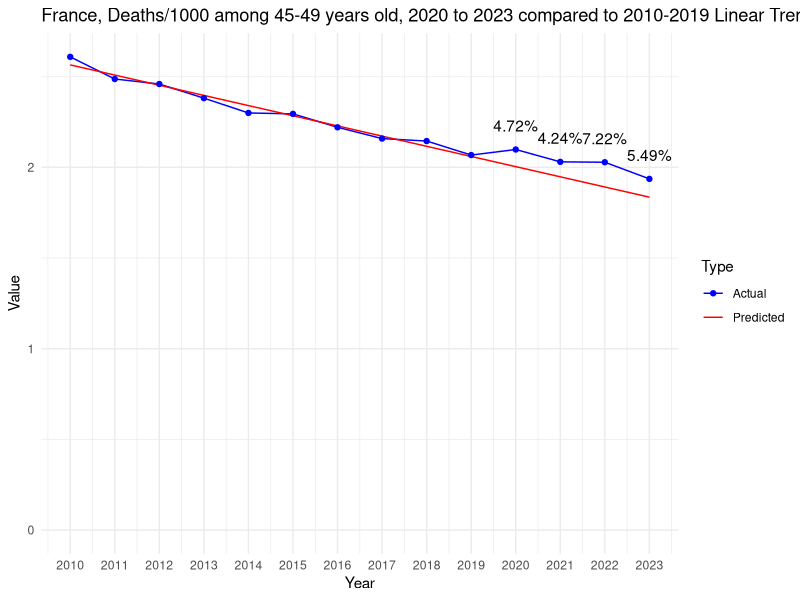

Write the R code that produced this figure.
# Load necessary libraries
library(dplyr)
library(readr)
library(ggplot2)

# Defines the data as a named vector
data <- c(
`2010` = 2.60911968219428, `2011` = 2.48706743182461, `2012` = 2.45937467713753, `2013` = 2.38146785018402, `2014` = 2.29994727195119,
`2015` = 2.29486051410941, `2016` = 2.22076688763804, `2017` = 2.15861962233686, `2018` = 2.14507795352468, `2019` = 2.06783679200024,
`2020` = 2.09841368941701, `2021` = 2.0303223574662, `2022` = 2.0281703061056, `2023` = 1.93639593636212
)

# Extracts data for the decade and recent years
decade <- data[as.character(2010:2019)]
recent_years <- data[as.character(2020:2023)]

# Fits a linear model to the decade data
years <- as.numeric(names(decade))
lm_model <- lm(decade ~ years)

# Predicts values for 2020 to 2023 based on the linear model
predicted_values <- predict(lm_model, newdata = data.frame(years = as.numeric(names(recent_years))))

# Calculates deviations from the linear trend
deviations <- recent_years - predicted_values

# Calculates the mean and standard deviation of the decade
decade_mean <- mean(decade)
decade_stddev <- sd(decade)

# Initializes vectors to store the calculated values
z_scores <- numeric(length(recent_years))
percent_deviations <- numeric(length(recent_years))

# Calculates and store the Z-scores, deviations, and percentage of deviations for recent years
for (i in 1:length(recent_years)) {
  year <- names(recent_years)[i]
  z_scores[i] <- (recent_years[year] - decade_mean) / decade_stddev
  deviation <- deviations[year]
  percent_deviations[i] <- (deviation / predicted_values[i]) * 100
  cat(sprintf("Year: %s, Z-score: %f, Deviation from linear trend: %f, Percentage of deviation: %f%%\n",
              year, z_scores[i], deviation, percent_deviations[i]))
}

# Prepare an extended range for predictions, including 2020 to 2023
extended_years <- as.numeric(c(names(decade), names(recent_years)))

# Predict values for the extended range based on the linear model
extended_predicted_values <- predict(lm_model, newdata = data.frame(years = extended_years))

# Create a data frame for plotting actual values
actual_plot_data <- data.frame(
  Year = as.numeric(names(data)),
  Value = data,
  Type = "Actual"
)

# Create a data frame for plotting predicted values
predicted_plot_data <- data.frame(
  Year = extended_years,
  Value = extended_predicted_values,
  Type = "Predicted"
)

# Combine actual and predicted data
plot_data <- rbind(actual_plot_data, predicted_plot_data)

# Create the line chart
p <- ggplot(plot_data, aes(x = Year, y = Value, color = Type)) +
  geom_line(aes(group = Type)) +
  geom_point(data = actual_plot_data, aes(x = Year, y = Value)) +
  theme_minimal() +
  labs(title = "France, Deaths/1000 among 45-49 years old, 2020 to 2023 compared to 2010-2019 Linear Trend", x = "Year", y = "Value") +
  scale_color_manual(values = c("Actual" = "blue", "Predicted" = "red")) +
  scale_y_continuous(labels = scales::comma, limits = c(0, max(plot_data$Value))) +
  scale_x_continuous(breaks = extended_years) # Set breaks to every year

# Add percentage of deviation annotations for 2020 to 2023
for (i in 1:length(recent_years)) {
  year <- as.numeric(names(recent_years)[i])
  deviation_value <- percent_deviations[i]
  p <- p + annotate("text", x = year, y = data[as.character(year)], label = paste0(round(deviation_value, 2), "%"), vjust = -1.5)
}

# Print the plot
print(p)
